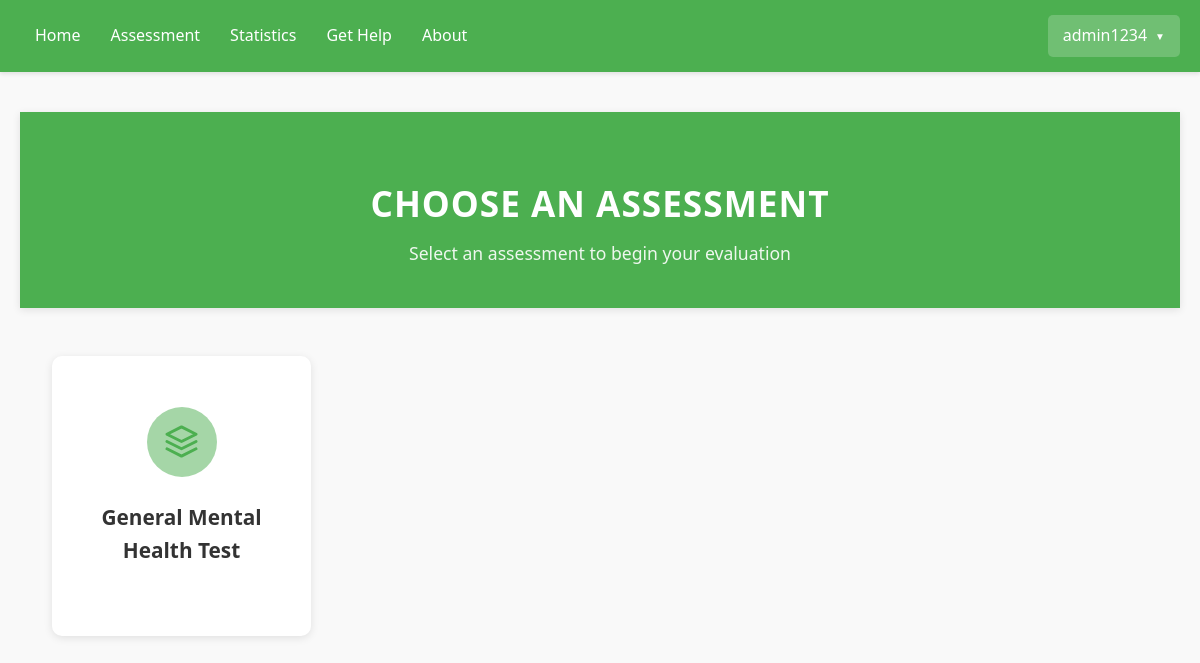
The app's page /assessment/ (signed in), older data.
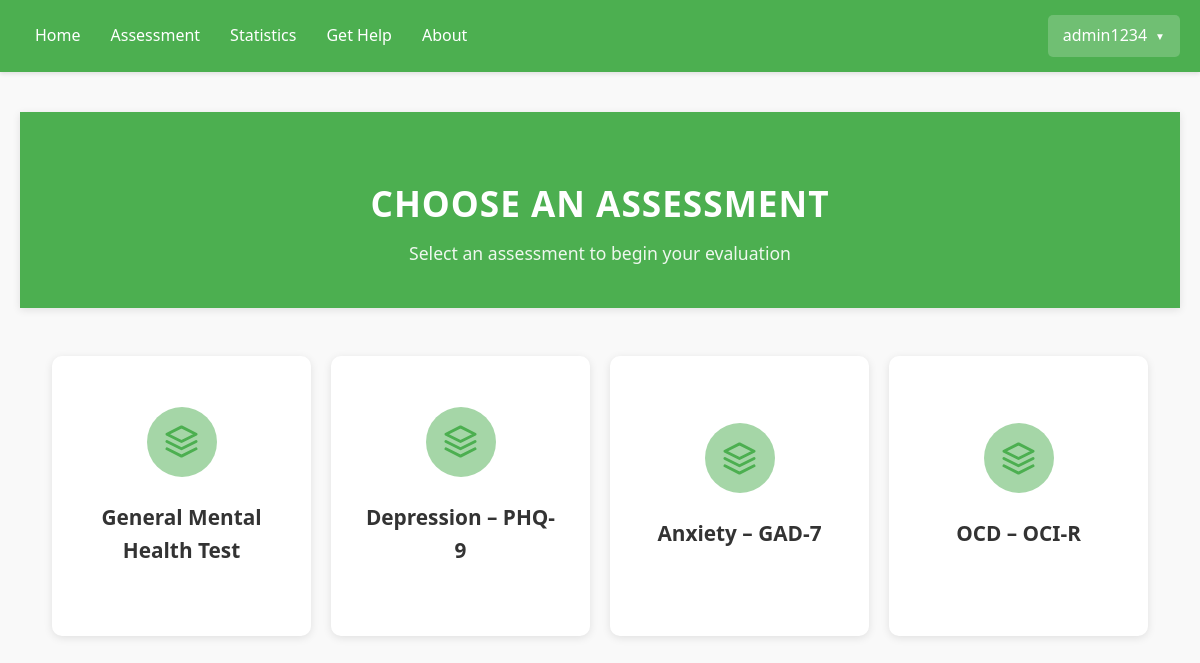
The same page, newer data.
### assessments/models.py (models this page shows, shortened)
class Assessment(models.Model):
    title = models.CharField(max_length=255)
    description = models.TextField()

### assessments/views.py (the view)
# urls.py: path('assessment/', views.select_assessment_view, name='select_assessment'),
@login_required
def select_assessment_view(request):
    assessments = Assessment.objects.all()
    return render(request, 'assessment_select.html', {'assessments': assessments})

### assessments/templates/assessment_select.html (shortened to what this page needs)
{% extends 'base.html' %}
{% block content %}
<div class="hero-section">
  <h1>Choose an Assessment</h1>
  <p class="subtitle">Select an assessment to begin your evaluation</p>
</div>
<div class="assessment-grid">
  {% for a in assessments %}
    <div class="assessment-tile">
      <div class="tile-inner">
        <div class="tile-front">
          <div class="icon-container">
            <svg viewBox="0 0 24 24" fill="none" stroke="currentColor" stroke-width="2" stroke-linecap="round" stroke-linejoin="round">
              <path d="M12 2L2 7l10 5 10-5-10-5z"/>
              <path d="M2 17l10 5 10-5"/>
              <path d="M2 12l10 5 10-5"/>
            </svg>
          </div>
          <h2>{{ a.title }}</h2>
        </div>
        <div class="tile-back">
          <h3>{{ a.title }}</h3>
          <p>{{a.description}}</p>
          <form method="get" action="{% url 'assessment' assessment_id=a.id %}">
            <button type="submit" class="start-btn">Begin Assessment</button>
          </form>
        </div>
      </div>
    </div>
  {% endfor %}
</div>
{% endblock %}

Row changes from the older to the newer data that the page shows:
added Assessment: title "Depression – PHQ-9"
added Assessment: title "Anxiety – GAD-7"
added Assessment: title "OCD – OCI-R"
